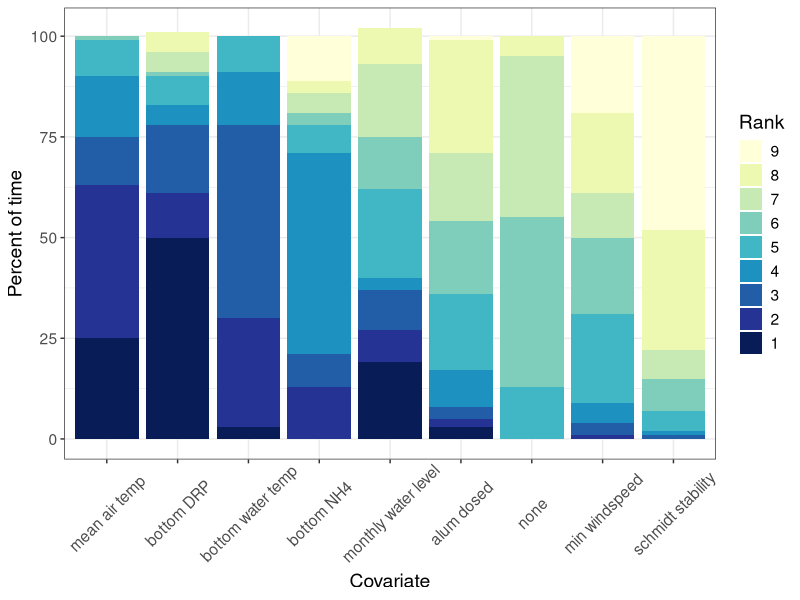
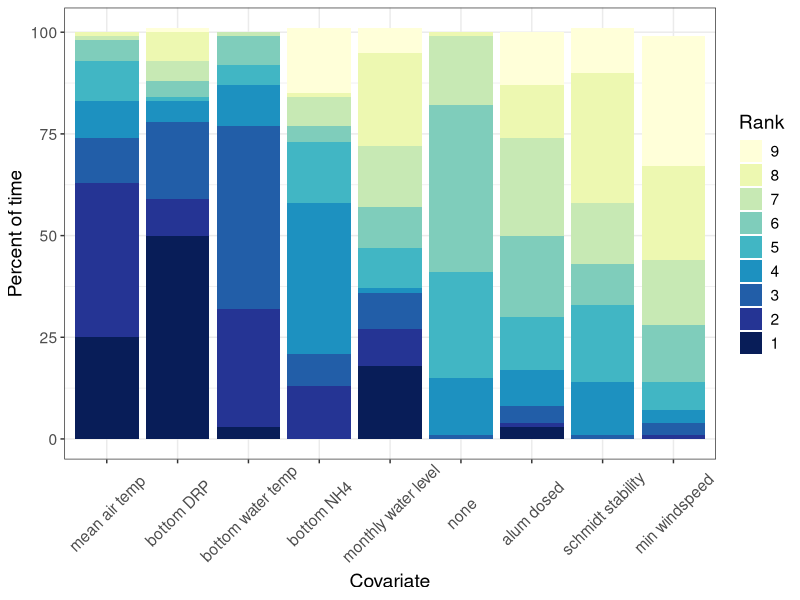
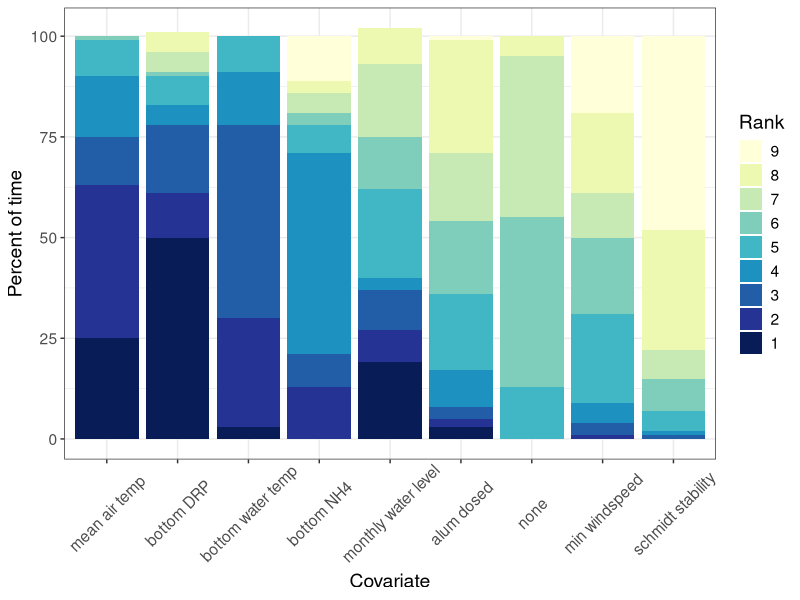
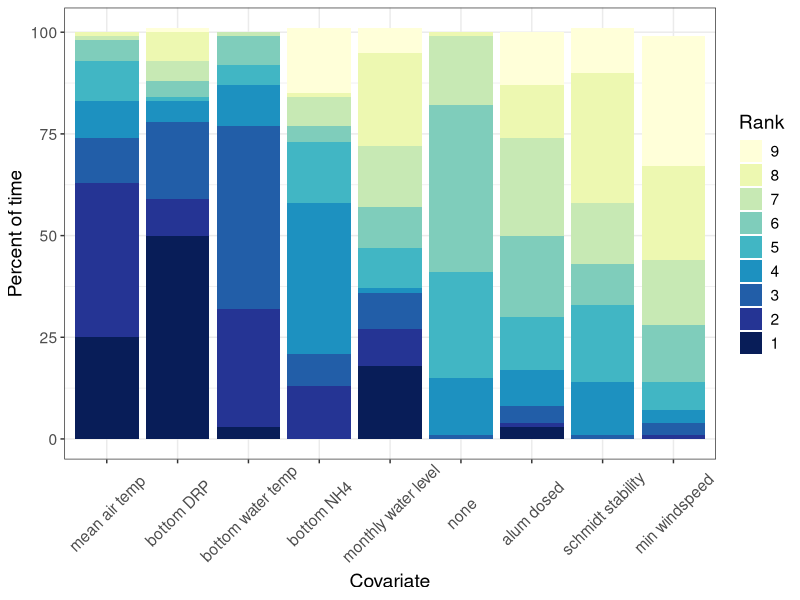

Source code (R) for these figures, in order:
# calculate model rank
library(tidyverse)
library(RColorBrewer)

out <- read.csv('./data/processed_data/moving_window/model_output.csv')
################################################################################
# set up labels and levels of factor

out$id_covar <- factor(out$id_covar, 
                       levels = c("bottom_DRP_ugL", "bottom_NH4_ugL", "temp_C_8",
                                  "air_temp_mean", "windspeed_min", "monthly_avg_level_m",
                                  "schmidt_stability", "sum_alum", "none"),
                       labels = c("bottom DRP", "bottom NH4", "bottom water temp",
                                  "mean air temp", "min windspeed", "monthly water level", 
                                  "schmidt stability", "alum dosed", "none"))
################################################################################
# calculate the difference across variables
out_prop <- out %>% 
  distinct(id_covar, iter_start, .keep_all = TRUE) %>% 
  select(id_covar:iter_end, start_date, end_date, r2) %>% 
  group_by(iter_start) %>% 
  mutate(diff_from_best = max(r2) - r2,
         rank = dense_rank(desc(r2)),
         r2_none = r2[id_covar=='none'],
         diff_from_none = r2 - r2_none,
         rank_AR = dense_rank(desc(diff_from_none)),
         aic_none = aic[id_covar=='none'],
         diff_from_none_aic = aic - aic_none,
         rank_aic = dense_rank(desc(diff_from_none_aic*-1))) 
                  #multiply by -1 to change the sign so positive is good for ranking purposes


################################################################################
# rank variables based on differences in R2 and AICc

out_prop_AR <- out_prop %>% 
  select(id_covar:rank_AR)

out_rank <- plyr::ddply(out_prop_AR, c("id_covar", "rank_AR"), \(x) {
  n <- nrow(x)
  pct <- round(n/length(unique(out_prop$iter_start))*100)
  return(data.frame(pct = pct))
})


# define colors for the right number of ranks
## define color palettes for the right number of variables
num_ranks <- length(unique(out_rank$rank_AR))
rank_pal <- colorRampPalette(brewer.pal(9, "YlGnBu"))(num_ranks)

out_rank <- out_rank %>% 
  group_by(rank_AR) %>% 
  arrange(pct) %>% 
  group_by(id_covar) %>% 
  mutate(sum_r2 = sum(pct*rank_AR))

rank <- ggplot(out_rank, aes(x = reorder(id_covar, sum_r2), y = pct, fill = fct_rev(as.factor(rank_AR)))) +
  geom_bar(stat = 'identity') +
  scale_fill_manual(values = rank_pal) +
  theme_bw() +
  ylab('Percent of time') +
  xlab('Covariate') +
  labs(fill = 'Rank') +
  theme(text=element_text(size=14),
        axis.text.x = element_text(angle = 45, vjust = 0.55)) 
rank
ggsave('./figures/moving_window/rank_barplot.png', rank, dpi = 300, units = 'mm', height = 400, width = 600, scale = 0.3)

################################################
## for AIC
out_prop_aic <- out_prop %>% 
  select(id_covar:rank_aic)

out_rank <- plyr::ddply(out_prop_aic, c("id_covar", "rank_aic"), \(x) {
  n <- nrow(x)
  pct <- round(n/length(unique(out_prop$iter_start))*100)
  return(data.frame(pct = pct))
})



out_rank <- out_rank %>% 
  group_by(rank_aic) %>% 
  arrange(pct) %>% 
  group_by(id_covar) %>% 
  mutate(sum_aic = rev(sum(pct*rank_aic)))

out_rank$rank_aic

aic_rank <- ggplot(out_rank, aes(x = reorder(id_covar, sum_aic), y = pct, fill = fct_rev(as.factor(rank_aic)))) +
  geom_bar(stat = 'identity') +
  scale_fill_manual(values = rank_pal) +
  theme_bw() +
  ylab('Percent of time') +
  xlab('Covariate') +
  labs(fill = 'Rank') +
  theme(text=element_text(size=14),
        axis.text.x = element_text(angle = 45, vjust = 0.55)) 

aic_rank
ggsave('./figures/moving_window/rank_aic_barplot.png', 
       aic_rank, dpi = 300, units = 'mm', height = 400, width = 600, scale = 0.3)
